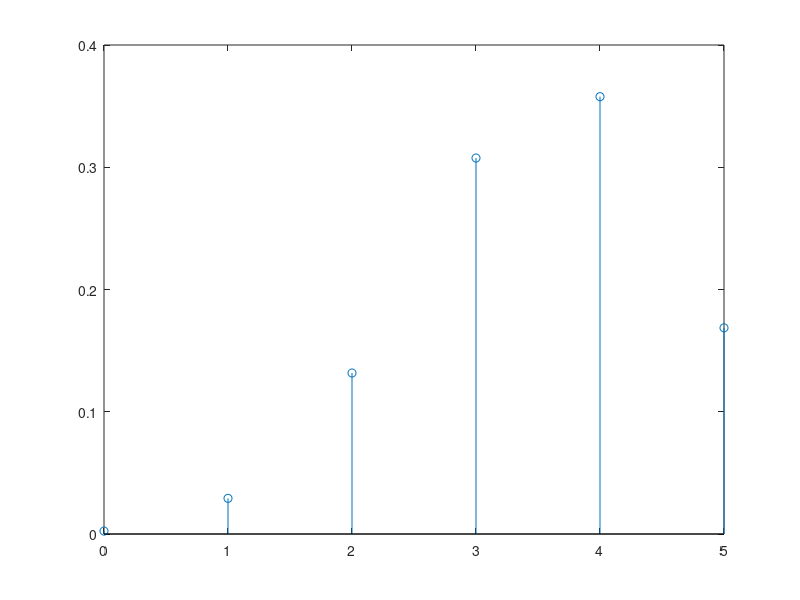

Write MATLAB code to recreate this figure.
% para ver o tempo de execuçao escrever tic no inicio e toc no fim;
x = 0:1:5;
px = zeros(1,5);

N= 1e5; %numero de experiencias  
p = 0.3; %probabilidade de defeito
k = [0 1 2 3 4 5]; %numero de defeitos
n = 5; %numero de lancamentos


for i = 1:length(k)
    lancamentos = rand(n,N) > p;
    sucessos= sum(lancamentos)==k(i);
    probSimulacao= sum(sucessos)/N;
    px(i) = probSimulacao;
end

stem(x,px);